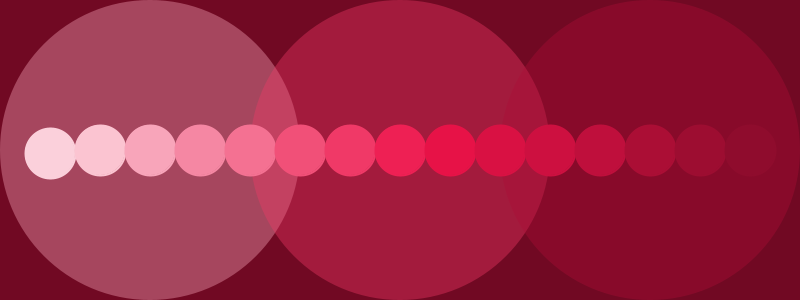
Frame 1 (no input)
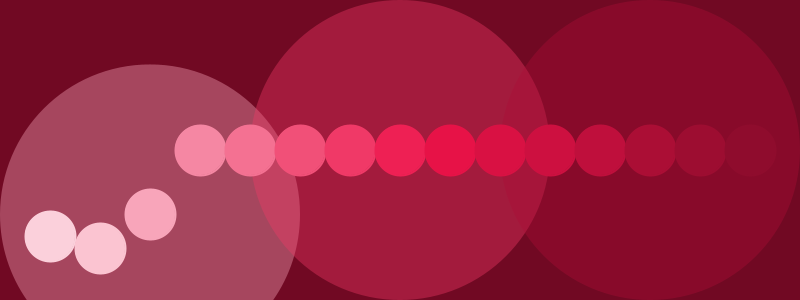
Frame 60 (the mouse pressed at the canvas centre just before this capture)
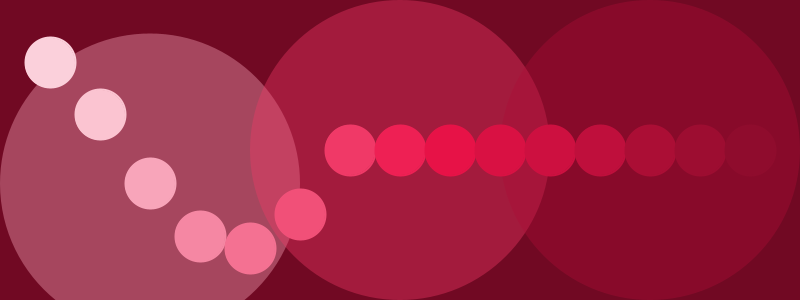
Frame 120 (the mouse held since frame 60 and released just before this capture)

The Processing sketch that drew these frames (run headless with seeded random() and noise(); from frame 60 on, the mouse is pressed at the canvas centre):

// Processing sketch: processing_10515
// ── processing_10515.pde

// GRUP: Marina Martínez, Marta Palou i Sílvia Marcet.



// 0 - CONFIGURACIÓ GENERAL

float t=0;

void setup()
{
size(800,300); // tamany pantalla
background(113,9,35); // color fons
strokeWeight(2); // amplada contorn
smooth(); // suavitza contorns
frameRate(30);
}

void draw()
{
  t=t+0.5;
  dibuixaFons();
  dibuixaEli();
  println(t);

}

void dibuixaEli()
{
  

// 1 - BOLES FONS

stroke(248,165,186,0); // color linea perimetre
fill(248,165,186,100); // color bola
ellipse(150,50+yPos(2),300,300); // defineix elipse


stroke(240,57,103,0); 
fill(240,57,103,100); 
ellipse(400,50+yPos(7),300,300);


stroke(171,14,53,0); 
fill(171,14,53,100); 
ellipse(650,50+yPos(12),300,300);

  
// 2 - BOLES PETITES

stroke(251,208,219); //color linea perimetre
fill(251,208,219); //color bola
rectMode(CENTER); 
ellipse(50,50+yPos(0),50,50);

stroke(251,196,209); 
fill(251,196,209); 
ellipse(100,50+yPos(1),50,50);

stroke(248,165,186); 
fill(248,165,186);
ellipse(150,50+yPos(2),50,50);

stroke(245,135,163); 
fill(245,135,163); 
ellipse(200,50+yPos(3),50,50);

stroke(244,113,146); 
fill(244,113,146); 
ellipse(250,50+yPos(4),50,50);

stroke(241,80,120); 
fill(241,80,120); 
ellipse(300,50+yPos(5),50,50);

stroke(240,57,103); 
fill(240,57,103); 
ellipse(350,50+yPos(6),50,50);

stroke(238,32,84); 
fill(238,32,84); 
ellipse(400,50+yPos(7),50,50);

stroke(231,18,71); 
fill(231,18,71); 
ellipse(450,50+yPos(8),50,50);

stroke(217,17,67); 
fill(217,17,67); 
ellipse(500,50+yPos(9),50,50);

stroke(205,16,64);
fill(205,16,64); 
ellipse(550,50+yPos(10),50,50);

stroke(191,15,60); 
fill(191,15,60); 
ellipse(600,50+yPos(11),50,50);

stroke(171,14,53); 
fill(171,14,53); 
ellipse(650,50+yPos(12),50,50);

stroke(157,13,49); 
fill(157,13,49); 
ellipse(700,50+yPos(13),50,50);

stroke(143,12,45); 
fill(143,12,45); 
ellipse(750,50+yPos(14),50,50);
}

// 3 - DEFINEIX MOVIMENT

float yPos(float i)
{
  float aux01,aux02,aux03;
  aux01=0.07*(t-10*i);
 
  if(aux01<0){aux01=0;}
  aux02=sin(aux01);
  aux03=(aux02+1)*100;
  
  
return aux03;
}

void dibuixaFons()
{
background(113,9,35);
}
